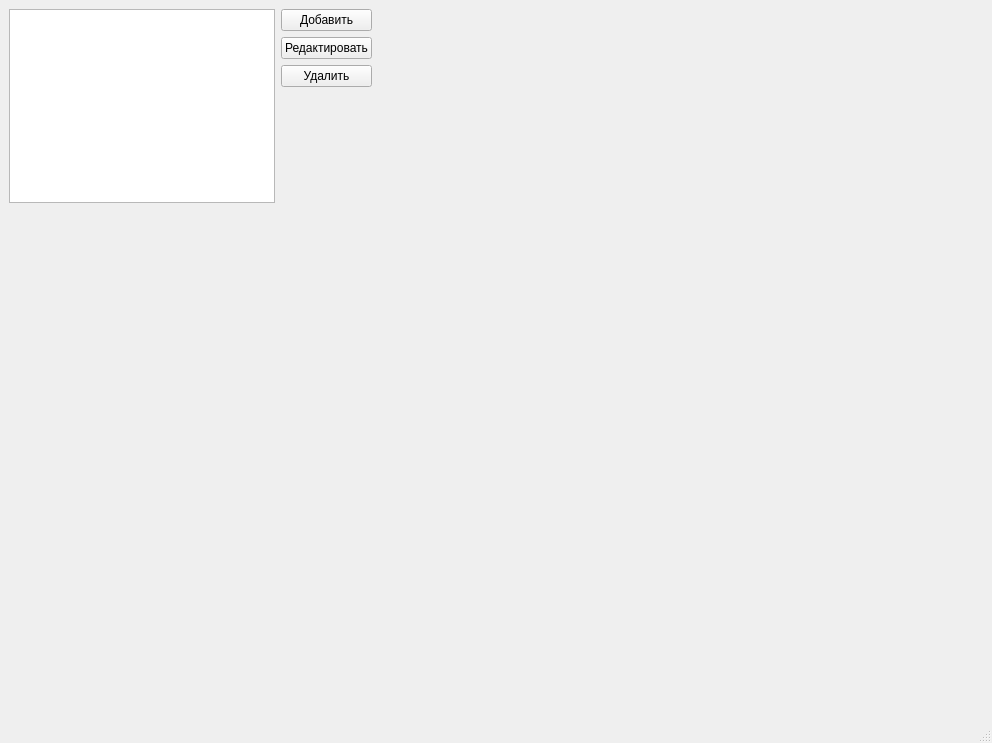
<?xml version="1.0" encoding="UTF-8"?>
<ui version="4.0">
 <class>MainWindow</class>
 <widget class="QMainWindow" name="MainWindow">
  <property name="geometry">
   <rect>
    <x>0</x>
    <y>0</y>
    <width>992</width>
    <height>743</height>
   </rect>
  </property>
  <property name="windowTitle">
   <string>MainWindow</string>
  </property>
  <widget class="QWidget" name="centralwidget">
   <widget class="QWidget" name="">
    <property name="geometry">
     <rect>
      <x>9</x>
      <y>9</y>
      <width>363</width>
      <height>194</height>
     </rect>
    </property>
    <layout class="QHBoxLayout" name="horizontalLayout">
     <item>
      <widget class="QTableView" name="tw_"/>
     </item>
     <item>
      <layout class="QVBoxLayout" name="verticalLayout">
       <item>
        <widget class="QPushButton" name="btn_add">
         <property name="text">
          <string>Добавить</string>
         </property>
        </widget>
       </item>
       <item>
        <widget class="QPushButton" name="btn_edit">
         <property name="text">
          <string>Редактировать</string>
         </property>
        </widget>
       </item>
       <item>
        <widget class="QPushButton" name="btn_delete">
         <property name="text">
          <string>Удалить</string>
         </property>
        </widget>
       </item>
       <item>
        <spacer name="verticalSpacer">
         <property name="orientation">
          <enum>Qt::Orientation::Vertical</enum>
         </property>
         <property name="sizeHint" stdset="0">
          <size>
           <width>20</width>
           <height>40</height>
          </size>
         </property>
        </spacer>
       </item>
      </layout>
     </item>
    </layout>
   </widget>
  </widget>
  <widget class="QMenuBar" name="menubar">
   <property name="geometry">
    <rect>
     <x>0</x>
     <y>0</y>
     <width>992</width>
     <height>22</height>
    </rect>
   </property>
  </widget>
  <widget class="QStatusBar" name="statusbar"/>
 </widget>
 <resources/>
 <connections/>
</ui>
